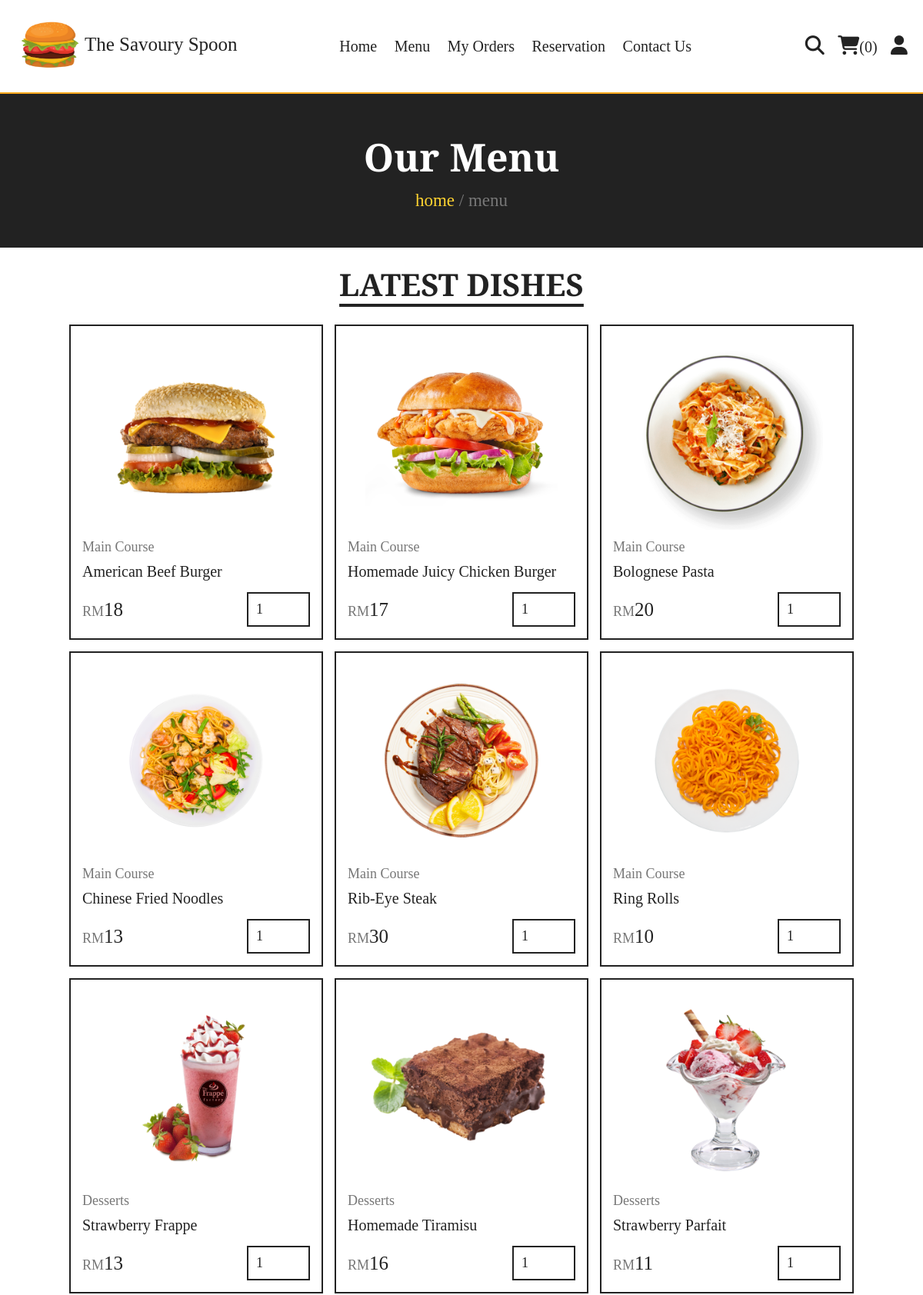
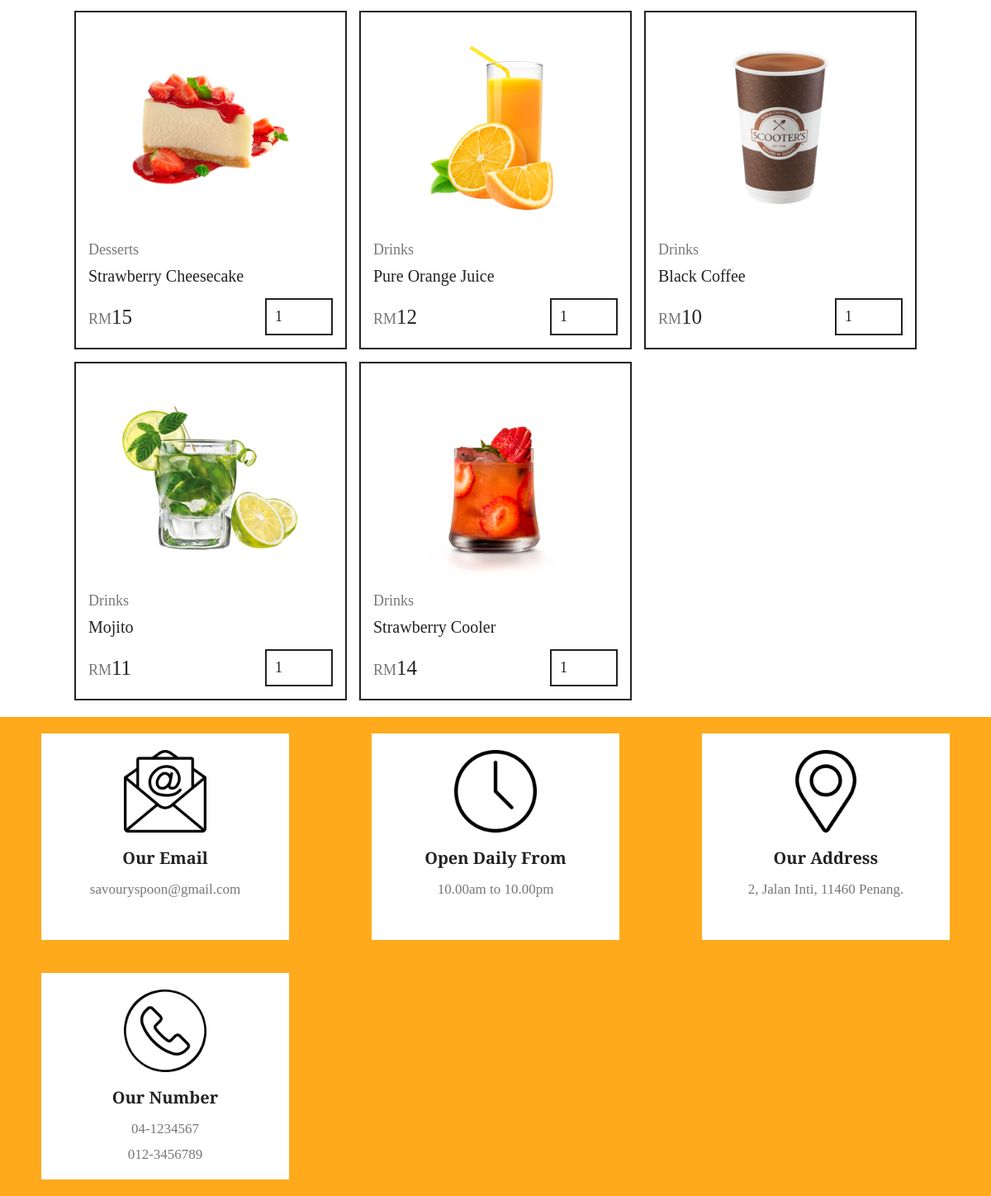
Page /menu.php on the committed database (2 pictures, top to bottom).
### tables this page shows
CREATE TABLE `products` (
  `id` int(100) NOT NULL,
  `name` varchar(100) NOT NULL,
  `category` varchar(100) NOT NULL,
  `price` int(10) NOT NULL,
  `image` varchar(100) NOT NULL
);

### menu.php (the view, shortened to what this page needs)
<?php
include 'components/connect.php';
?>
<!DOCTYPE html>
<html lang="en">
<head>
   <link rel="stylesheet" href="https://cdnjs.cloudflare.com/ajax/libs/font-awesome/6.1.1/css/all.min.css">
   <link rel="stylesheet" href="css/style.css">
</head>
<body>
<?php include 'components/user_header.php'; ?>
<div class="heading">
   <h3>our menu</h3>
   <p><a href="home.php">home</a> <span> / menu</span></p>
</div>
<section class="products">
   <h1 class="title">latest dishes</h1>
   <div class="box-container">
      <?php
         $select_products = $conn->prepare("SELECT * FROM `products`");
         $select_products->execute();
         if($select_products->rowCount() > 0){
            while($fetch_products = $select_products->fetch(PDO::FETCH_ASSOC)){
      ?>
      <form action="" method="post" class="box">
         <img src="uploaded_img/<?= $fetch_products['image']; ?>" alt="">
         <a href="category.php?category=<?= $fetch_products['category']; ?>" class="cat"><?= $fetch_products['category']; ?></a>
         <div class="name"><?= $fetch_products['name']; ?></div>
         <div class="flex">
            <div class="price"><span>RM</span><?= $fetch_products['price']; ?></div>
            <input type="number" name="qty" class="qty" min="1" max="99" value="1" maxlength="2"">
         </div>
      </form>
      <?php
            }
         }else{
            echo '<p class="empty">no products added yet!</p>';
         }
      ?>
   </div>
</section>
<?php include 'components/footer.php'; ?>
</body>
</html>

### css/style.css (style rules this page uses)
:root { --yellow:#fed330; --red:#e74c3c; --white:#fff; --black:#222; --light-color:#777; --border:.2rem solid var(--black); }
* { font-family: 'EB Garamond'; margin:0; padding:0; box-sizing: border-box; outline: none; border: none; text-decoration: none; }
html { font-size: 62.5%; overflow-x: hidden; scroll-behavior: smooth; stop-opacity: 7rem; }
section { margin:0 auto; max-width: 1200px; padding:2rem; }
.title { text-align: center; margin-bottom: 2.5rem; font-size: 4rem; color:var(--black); text-transform: uppercase; text-decoration: underline; text-underline-offset: 1rem; }
.heading { display: flex; align-items: center; justify-content: center; gap:1rem; flex-flow: column; background-color: var(--black); min-height: 20rem; }
.heading h3 { font-size: 5rem; color:var(--white); text-transform: capitalize; }
.heading p { font-size: 2.3rem; color:var(--light-color); }
.heading p a { color:var(--yellow); }
.products .box-container { display: grid; grid-template-columns: repeat(auto-fit, 33rem); justify-content: center; align-items: flex-start; gap:1.5rem; }
.products .box-container .box { border:var(--border); padding:1.5rem; position: relative; overflow: hidden; }
.products .box-container .box img { height: 25rem; width: 100%; object-fit: contain; margin-bottom: 1rem; }
.products .box-container .box .cat { font-size: 1.8rem; color:var(--light-color); }
.products .box-container .box .name { font-size: 2rem; color:var(--black); margin:1rem 0; }
.products .box-container .box .flex { display: flex; align-items: center; gap:1rem; margin-top: 1.5rem; }
.products .box-container .box .flex .price { margin-right: auto; font-size: 2.5rem; color:var(--black); }
.products .box-container .box .flex .price span { color:var(--light-color); font-size: 1.8rem; }
.products .box-container .box .flex .qty { padding:1rem; border:var(--border); font-size: 1.8rem; color:var(--black); }

### rows in the picture
products: image (picture), category "Main Course", name "American Beef Burger", price "18"
products: image (picture), category "Main Course", name "Homemade Juicy Chicken Burger", price "17"
products: image (picture), category "Main Course", name "Bolognese Pasta", price "20"
products: image (picture), category "Main Course", name "Chinese Fried Noodles", price "13"
products: image (picture), category "Main Course", name "Rib-Eye Steak", price "30"
products: image (picture), category "Main Course", name "Ring Rolls", price "10"
products: image (picture), category "Desserts", name "Strawberry Frappe", price "13"
products: image (picture), category "Desserts", name "Homemade Tiramisu", price "16"
products: image (picture), category "Desserts", name "Strawberry Parfait", price "11"
products: image (picture), category "Desserts", name "Strawberry Cheesecake", price "15"
products: image (picture), category "Drinks", name "Pure Orange Juice", price "12"
products: image (picture), category "Drinks", name "Black Coffee", price "10"
products: image (picture), category "Drinks", name "Mojito", price "11"
products: image (picture), category "Drinks", name "Strawberry Cooler", price "14"

### other values in the picture
$total_cart_items "0"
